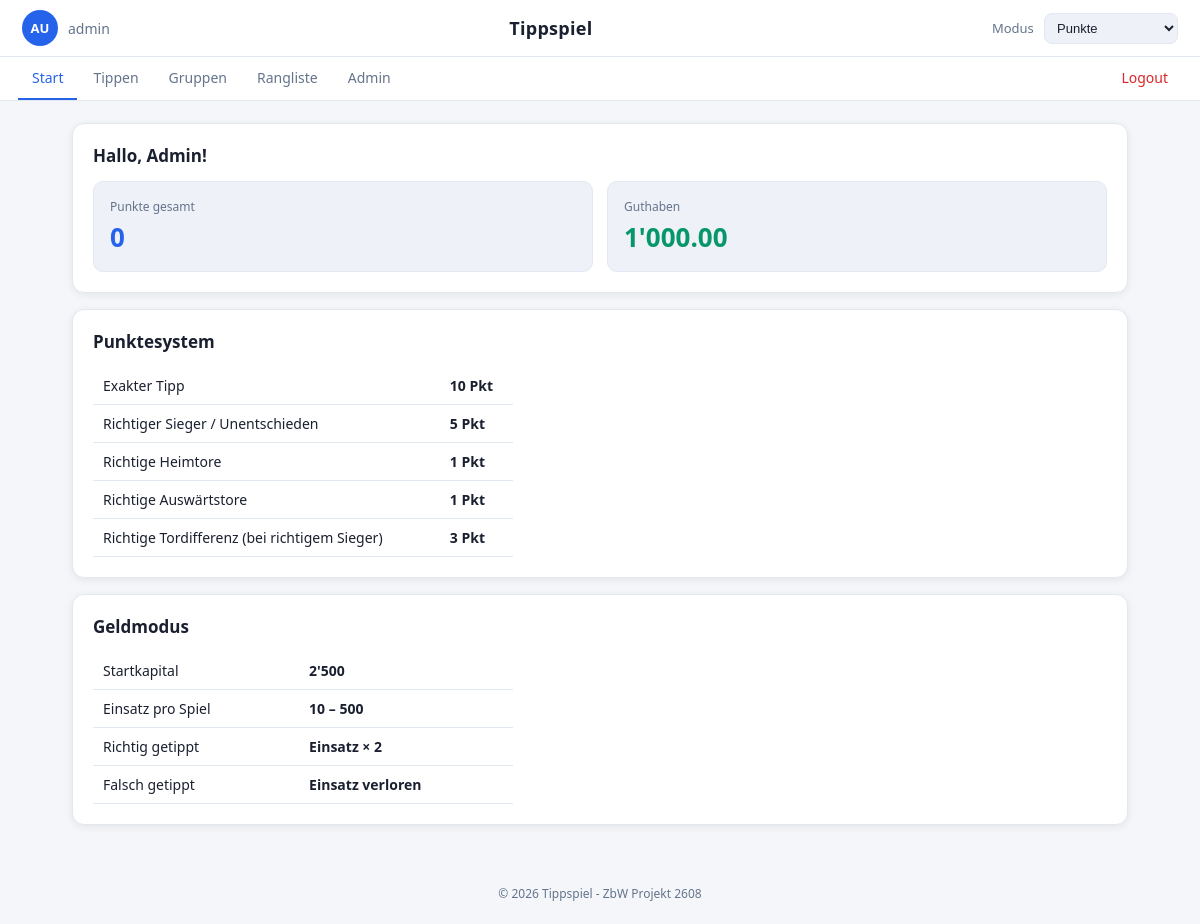
Before: /pages/home.php (signed in) with the older database file.
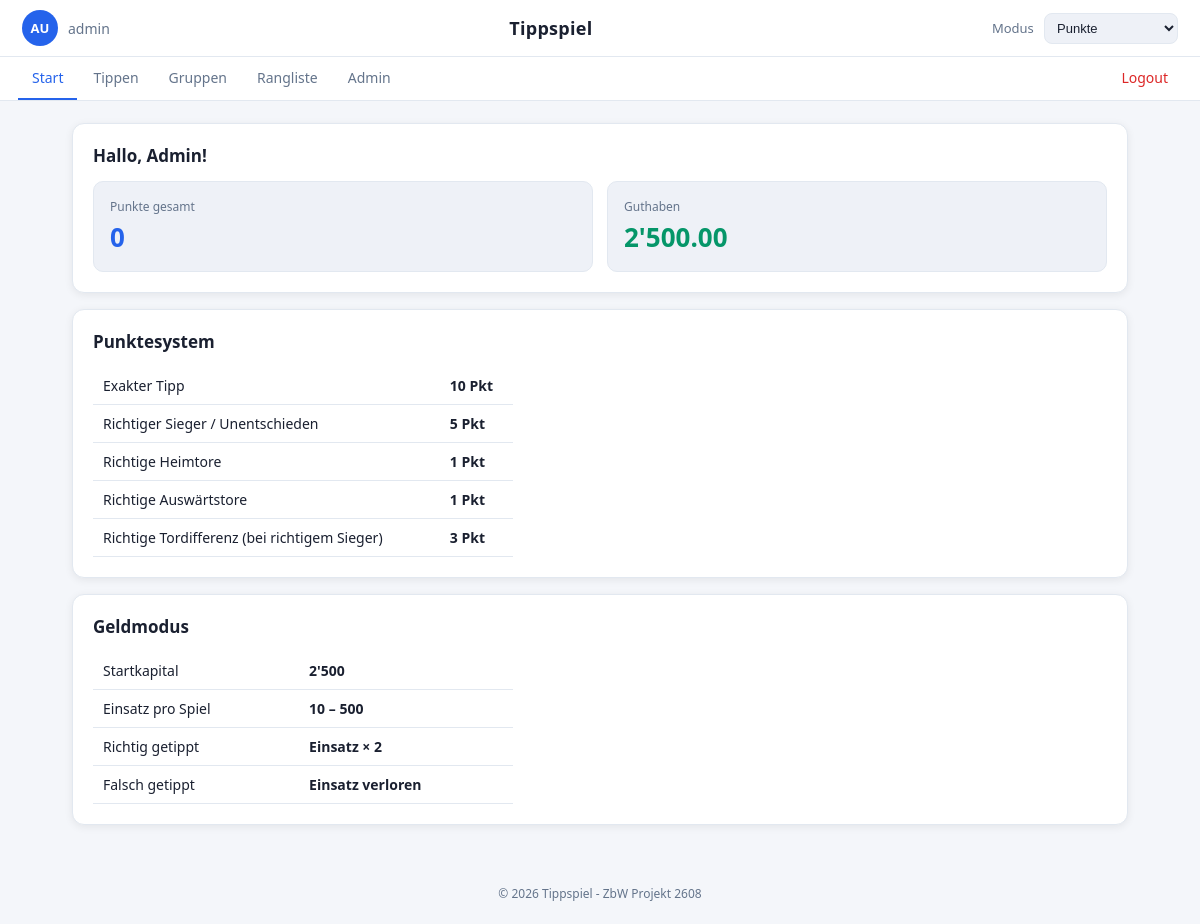
After: the same page with the newer database file.
### tables this page shows
CREATE TABLE users (
    id                INT AUTO_INCREMENT PRIMARY KEY,
    username          VARCHAR(50)  NOT NULL UNIQUE,
    email             VARCHAR(120) NOT NULL UNIQUE,
    password_hash     VARCHAR(255) NOT NULL,
    first_name        VARCHAR(60)  NOT NULL,
    last_name         VARCHAR(60)  NOT NULL,
    role              ENUM('user','admin') NOT NULL DEFAULT 'user',
    points_total      INT NOT NULL DEFAULT 0,
    money_balance     DECIMAL(12,2) NOT NULL DEFAULT 2500.00,
    profile_picture   VARCHAR(255) DEFAULT NULL,
    theme             ENUM('light','dark') NOT NULL DEFAULT 'light',
    created_at        TIMESTAMP DEFAULT CURRENT_TIMESTAMP
);

### config/db.php (called while the page is built, shortened)
<?php
function db(): PDO {
    static $pdo = null;
    if ($pdo === null) {
        $dsn = 'mysql:host=' . DB_HOST . ';dbname=' . DB_NAME . ';charset=' . DB_CHAR;
        $opt = [
            PDO::ATTR_ERRMODE            => PDO::ERRMODE_EXCEPTION,
            PDO::ATTR_DEFAULT_FETCH_MODE => PDO::FETCH_ASSOC,
            PDO::ATTR_EMULATE_PREPARES   => false,
        ];
        try {
            $pdo = new PDO($dsn, DB_USER, DB_PASS, $opt);
        } catch (PDOException $e) {
            http_response_code(500);
            die('DB-Fehler: ' . $e->getMessage());
        }
    }
    return $pdo;
}

### includes/auth.php (called while the page is built, shortened)
<?php
require_once __DIR__ . '/../config/db.php';
function current_user(): ?array {
    static $user = null;
    if ($user === null) {
        $stmt = db()->prepare('SELECT * FROM users WHERE id = ?');
        $stmt->execute([$_SESSION['user_id']]);
        $user = $stmt->fetch() ?: null;
    }
    return $user;
}
function require_login(): array {
    $u = current_user();
    return $u;
}
function initials(array $u): string {
    return strtoupper(mb_substr($u['first_name'], 0, 1) . mb_substr($u['last_name'], 0, 1));
}

### pages/home.php (the view)
<?php
$active = 'home';
require_once __DIR__ . '/../includes/header.php';
?>
<section class="card">
  <h2>Hallo, <?= htmlspecialchars($user['first_name']) ?>!</h2>
  <div class="stats-grid">
    <div class="stat-card">
      <div class="label">Punkte gesamt</div>
      <div class="value" style="color:var(--primary)"><?= (int)$user['points_total'] ?></div>
    </div>
    <div class="stat-card">
      <div class="label">Guthaben</div>
      <div class="value" style="color:var(--accent)"><?= number_format((float)$user['money_balance'], 2, '.', "'") ?></div>
    </div>
  </div>
</section>
<section class="card">
  <h2>Punktesystem</h2>
  <table style="max-width:420px">
    <tr><td>Exakter Tipp</td><td><strong>10 Pkt</strong></td></tr>
    <tr><td>Richtiger Sieger / Unentschieden</td><td><strong>5 Pkt</strong></td></tr>
    <tr><td>Richtige Heimtore</td><td><strong>1 Pkt</strong></td></tr>
    <tr><td>Richtige Auswärtstore</td><td><strong>1 Pkt</strong></td></tr>
    <tr><td>Richtige Tordifferenz (bei richtigem Sieger)</td><td><strong>3 Pkt</strong></td></tr>
  </table>
</section>
<section class="card">
  <h2>Geldmodus</h2>
  <table style="max-width:420px">
    <tr><td>Startkapital</td><td><strong>2'500</strong></td></tr>
    <tr><td>Einsatz pro Spiel</td><td><strong>10 – 500</strong></td></tr>
    <tr><td>Richtig getippt</td><td><strong>Einsatz × 2</strong></td></tr>
    <tr><td>Falsch getippt</td><td><strong>Einsatz verloren</strong></td></tr>
  </table>
</section>
<?php require_once __DIR__ . '/../includes/footer.php'; ?>

### includes/header.php (shortened to what this page needs)
<?php
require_once __DIR__ . '/auth.php';
$user = require_login();
$active = $active ?? '';
$themeClass = ($user['theme'] ?? 'light') === 'dark' ? 'dark' : '';
$avatarHtml = '';
if (!empty($user['profile_picture'])) {
    $picUrl = '/Tippspiel/' . htmlspecialchars($user['profile_picture']);
    $avatarHtml = '<img src="' . $picUrl . '" alt="Profilbild">';
} else {
    $avatarHtml = htmlspecialchars(initials($user));
}
?>
<!DOCTYPE html>
<html lang="de">
<head>
<link rel="stylesheet" href="/Tippspiel/css/style.css?v=5">
</head>
<body class="<?= $themeClass ?>">
<header class="topbar">
  <a class="profile-link" href="/Tippspiel/pages/profile.php" title="Profil">
    <span class="avatar" data-initials="<?= htmlspecialchars(initials($user)) ?>"><?= $avatarHtml ?></span>
    <span class="username"><?= htmlspecialchars($user['username']) ?></span>
  </a>
  <h1 class="brand">Tippspiel</h1>
  <div class="mode-switch">
    <label for="mode">Modus</label>
    <select id="mode">
      <option value="points">Punkte</option>
    </select>
  </div>
</header>
<nav class="mainnav">
  <a href="/Tippspiel/pages/home.php"        class="<?= $active==='home'       ? 'active' : '' ?>">Start</a>
  <a href="/Tippspiel/pages/sports.php"      class="<?= $active==='sports'     ? 'active' : '' ?>">Tippen</a>
  <a href="/Tippspiel/pages/groups.php"      class="<?= $active==='groups'     ? 'active' : '' ?>">Gruppen</a>
  <a href="/Tippspiel/pages/leaderboard.php" class="<?= $active==='leaderboard'? 'active' : '' ?>">Rangliste</a>
  <?php if ($user['role'] === 'admin'): ?>
    <a href="/Tippspiel/pages/admin.php"     class="<?= $active==='admin'      ? 'active' : '' ?>">Admin</a>
  <?php endif; ?>
  <a href="/Tippspiel/api/logout.php" class="logout">Logout</a>
</nav>
<main class="container">

### includes/footer.php
</main>
<footer class="footer">
  &copy; <?= date('Y') ?> Tippspiel - ZbW Projekt 2608
</footer>
</body>
</html>

### css/style.css (style rules this page uses)
:root { --bg: #f4f6fa; --surface: #ffffff; --surface-2: #eef1f7; --text: #1a2030; --muted: #64748b; --primary: #2563eb; --primary-2: #1d4ed8; --accent: #059669; --danger: #dc2626; --warn: #d97706; --border: #e2e8f0; --radius: 12px; --shadow: 0 2px 8px rgba(0,0,0,.07); }
* { box-sizing: border-box; }
body { margin: 0; font-family: system-ui, -apple-system, "Segoe UI", Roboto, sans-serif; background: var(--bg); color: var(--text); min-height: 100vh; }
a { color: var(--primary); text-decoration: none; }
.topbar { display: flex; align-items: center; justify-content: space-between; padding: 10px 22px; background: var(--surface); border-bottom: 1px solid var(--border); }
.brand { margin: 0; font-size: 18px; font-weight: 700; letter-spacing: .3px; }
.profile-link { display: flex; align-items: center; gap: 10px; color: var(--text); }
.avatar { width: 36px; height: 36px; min-width: 36px; min-height: 36px; border-radius: 50%; background: var(--primary); color: #fff; display: inline-flex; align-items: center; justify-content: center; font-weight: 700; font-size: 13px; flex-shrink: 0; overflow: hidden; position: relative; }
.username { color: var(--muted); font-size: 14px; }
.mode-switch label { color: var(--muted); margin-right: 6px; font-size: 13px; }
.mode-switch select { background: var(--surface-2); color: var(--text); border: 1px solid var(--border); border-radius: 8px; padding: 6px 8px; font-size: 13px; }
.mainnav { display: flex; gap: 2px; padding: 0 18px; background: var(--surface); border-bottom: 1px solid var(--border); }
.mainnav a { color: var(--muted); padding: 11px 14px; font-size: 14px; border-bottom: 2px solid transparent; white-space: nowrap; }
.mainnav a.active { color: var(--primary); border-bottom-color: var(--primary); }
.mainnav .logout { margin-left: auto; color: var(--danger); }
.container { max-width: 1100px; margin: 0 auto; padding: 22px; }
.footer { text-align: center; padding: 22px; color: var(--muted); font-size: 12px; }
.card { background: var(--surface); padding: 20px; border-radius: var(--radius); margin-bottom: 16px; box-shadow: var(--shadow); border: 1px solid var(--border); }
.card h2 { margin: 0 0 14px; font-size: 17px; color: var(--text); }
.stats-grid { display: grid; grid-template-columns: repeat(auto-fit, minmax(160px, 1fr)); gap: 14px; margin-top: 12px; }
.stat-card { background: var(--surface-2); border-radius: 10px; padding: 16px; border: 1px solid var(--border); }
.stat-card .label { font-size: 12px; color: var(--muted); margin-bottom: 4px; }
.stat-card .value { font-size: 26px; font-weight: 700; }
table { width: 100%; border-collapse: collapse; }
th, td { padding: 9px 10px; text-align: left; }
td { border-bottom: 1px solid var(--border); font-size: 14px; }

Changed rows visible on the page:
changed users "Admin": money_balance "1'000.00" → "2'500.00"
